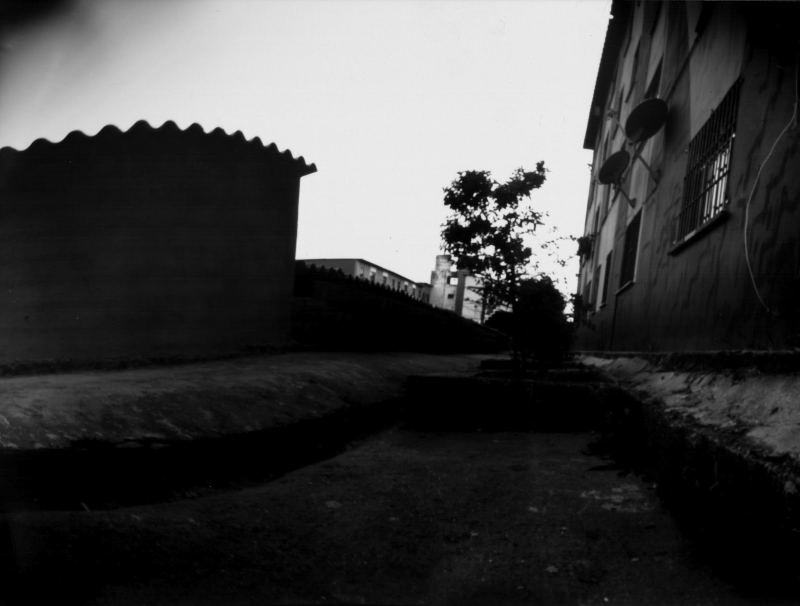
//> input picture aula2/dados/img2.jpg, 1600 x 1212 px, given in place of 2.mp4, which was not available (shown at 1/2 size)
$ ./main   (built with g++ and OpenCV 4)
//> lines starting //> are read from the running program, lines starting //| are printed output that depends on the picture; after the words box and inside, x2 and y2 are one past the last pixel; in counts of white or black regions, pixels touching at a corner belong together; pictures that were not available may be replaced by others from this repository, and a replacement may not be noted
/*
 * Implemente um exemplo que utilize o detector de bordas Canny em um processamento de vídeo
 *
 * Referencia:
 * - https://docs.opencv.org/3.4.0/da/d5c/tutorial_canny_detector.html
 * - https://docs.opencv.org/3.4.0/d5/dc4/tutorial_video_input_psnr_ssim.html
 */

#include <iostream>
#include <opencv2/opencv.hpp>

using namespace cv;
using namespace std;

const float THRESHOLD = 50;

void abs_diff(Mat &base, Mat &frame, Mat &out) {
	for (int row = 0; row < base.rows; row++) {
		for (int col = 0; col < base.cols; col++) {

			float base_val = base.at<uchar>(row, col);
			float frame_val = frame.at<uchar>(row, col);

			float diff = fabs(base_val - frame_val);

			if (diff > THRESHOLD) {
				if (out.at<uchar>(row, col) < 255)
					out.at<uchar>(row, col) = out.at<uchar>(row, col) + 5;
			}
		}
	}
}

void pos_diff(Mat &base, Mat &frame, Mat &out) {
	for (int row = 0; row < base.rows; row++) {
		for (int col = 0; col < base.cols; col++) {

			float base_val = base.at<uchar>(row, col);
			float frame_val = frame.at<uchar>(row, col);

			float diff = base_val - frame_val;

			if (diff > THRESHOLD) {
				if (out.at<uchar>(row, col) < 255)
					out.at<uchar>(row, col) = out.at<uchar>(row, col) + 5;
			}
		}
	}
}

void neg_diff(Mat &base, Mat &frame, Mat &out) {
	for (int row = 0; row < base.rows; row++) {
		for (int col = 0; col < base.cols; col++) {

			float base_val = base.at<uchar>(row, col);
			float frame_val = frame.at<uchar>(row, col);

			float diff = base_val - frame_val;

			if (diff < -THRESHOLD) {
				if (out.at<uchar>(row, col) < 255)
					out.at<uchar>(row, col) = out.at<uchar>(row, col) + 5;
			}
		}
	}
}

void diff_diff(Mat &base, Mat &frame, Mat &out) {
	for (int row = 0; row < base.rows; row++) {
		for (int col = 0; col < base.cols; col++) {

			float base_val = base.at<uchar>(row, col);
			float frame_val = frame.at<uchar>(row, col);

			float diff = fabs(base_val - frame_val);

			if (diff > THRESHOLD) {
				out.at<uchar>(row, col) = 255;
			} else {
				out.at<uchar>(row, col) = 0;
			}
		}
	}
}

int main(int argc, char** argv) {

	VideoCapture video("2.mp4");

	if (!video.isOpened()) {
		cout << "Nao foi possivel abrir o video" << endl;
		return -1;
	}

	double fps = video.get(CAP_PROP_FPS);
	double delay = (1.0 / fps) * 1000;

	Mat frame;
	Mat base;

	base = Mat::zeros(Size(500, 500), CV_32F);

	// Gera imagem base.
	for (int i = 0; i < 10; i++) {
		video >> frame;
//> frame is the input picture: 1212 rows x 1600 cols, CV_8UC3; min 0, max 240, mean 65.6

		if (frame.empty()) {
			cout << "Nao foi possivel gerar a imagem base";
			return -1;
		}

		resize(frame, frame, Size(500, 500));
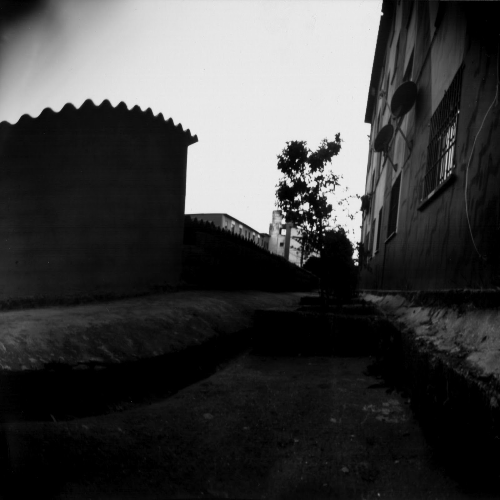
//> frame: 500 rows x 500 cols, CV_8UC3; min 0, max 239, mean 65.5
		cvtColor(frame, frame, CV_BGR2GRAY);
//> frame: 500 rows x 500 cols, CV_8UC1

		medianBlur(frame, frame, 5);

		frame.convertTo(frame, CV_32F, 1.0 / 255.0);
//> frame: 500 rows x 500 cols, CV_32FC1

		add(base, frame / 10.0, base);
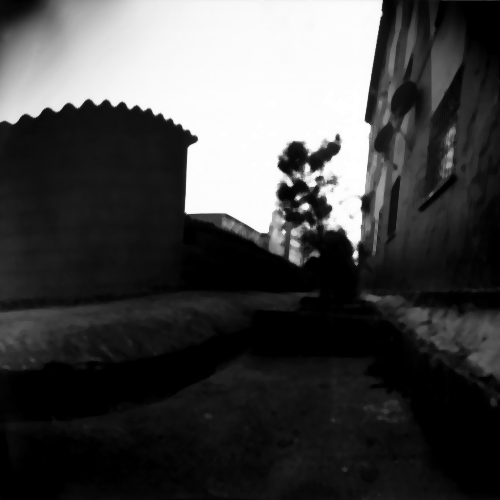
//> base: 500 rows x 500 cols, CV_32FC1; min 0, max 0.0918, mean 0.0256; drawn with min black and max white
	}

	base.convertTo(base, CV_8U, 255);
	imshow("base", base);

	// Calcula e mostra as diferencas.
	Mat gray;
	Mat abs = Mat::zeros(Size(500, 500), CV_8U);
	Mat pos = Mat::zeros(Size(500, 500), CV_8U);
	Mat neg = Mat::zeros(Size(500, 500), CV_8U);
	Mat differece = Mat::zeros(Size(500, 500), CV_8U);

	for (;;) {
		video >> frame;

		if (frame.empty())
			break;

		resize(frame, frame, Size(500, 500));
		cvtColor(frame, gray, COLOR_BGR2GRAY);

		medianBlur(frame, frame, 5);
//> frame: 500 rows x 500 cols, CV_8UC3

		abs_diff(base, gray, abs);
		pos_diff(base, gray, pos);
		neg_diff(base, gray, neg);
		diff_diff(base, gray, differece);

		Mat kern = Mat::ones(3, 3, CV_8UC1);
		morphologyEx(differece, differece, MORPH_OPEN, kern);
		morphologyEx(differece, differece, MORPH_CLOSE, kern);

		imshow("Original", frame);
		imshow("Abs Diff", abs);
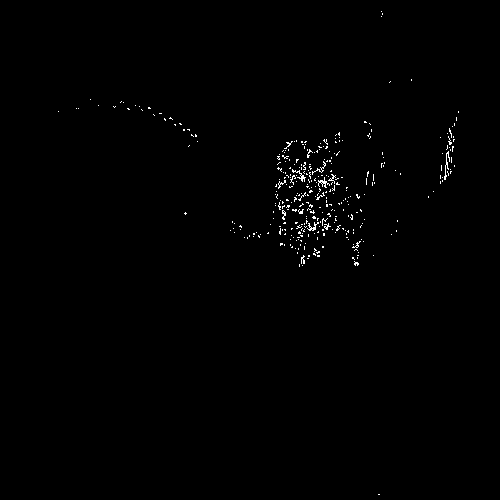
//> window 'Abs Diff': 500 rows x 500 cols, CV_8UC1; values 0 (black) and 5 (white), 0.6% white in thin lines or dots, all inside (x1, y1, x2, y2) = (58, 11, 459, 495)
		imshow("Pos Diff", pos);
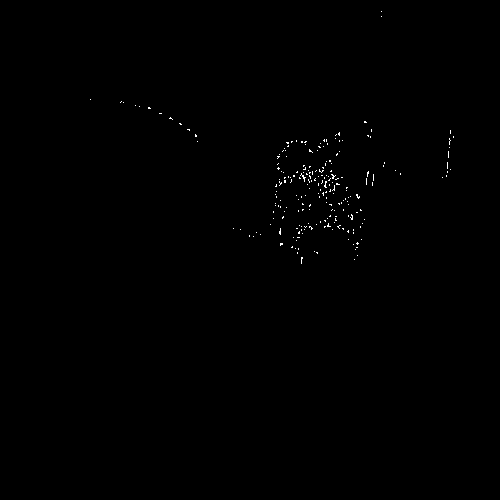
//> window 'Pos Diff': 500 rows x 500 cols, CV_8UC1; values 0 (black) and 5 (white), 0.25% white in thin lines or dots, all inside (x1, y1, x2, y2) = (90, 11, 454, 264)
		imshow("Neg Diff", neg);
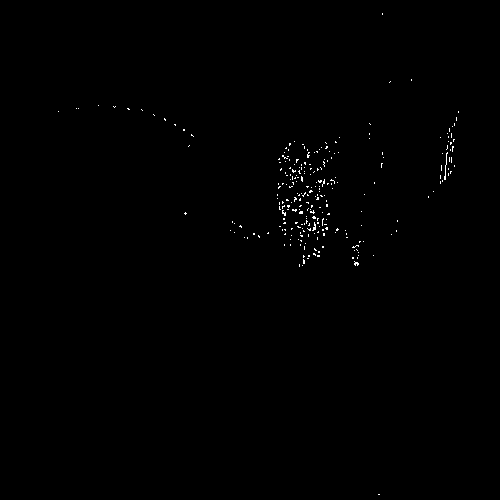
//> window 'Neg Diff': 500 rows x 500 cols, CV_8UC1; values 0 (black) and 5 (white), 0.35% white in thin lines or dots, all inside (x1, y1, x2, y2) = (58, 13, 459, 495)
		imshow("Diff", differece);
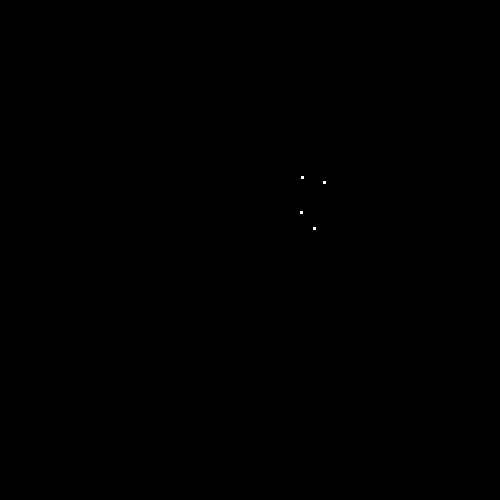
//> window 'Diff': 500 rows x 500 cols, CV_8UC1; 0.01% white in thin lines or dots, all inside (x1, y1, x2, y2) = (300, 176, 326, 230)

		char c = (char) waitKey((int) delay);
//> the Esc key is pressed
		if (c == 27)
			break;
	}

	waitKey(0);
	return 0;
}
